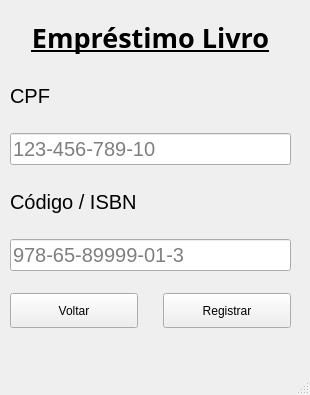
<?xml version="1.0" encoding="UTF-8"?>
<ui version="4.0">
 <class>MainWindow</class>
 <widget class="QMainWindow" name="MainWindow">
  <property name="geometry">
   <rect>
    <x>0</x>
    <y>0</y>
    <width>310</width>
    <height>395</height>
   </rect>
  </property>
  <property name="windowTitle">
   <string>MainWindow</string>
  </property>
  <widget class="QWidget" name="centralwidget">
   <widget class="QWidget" name="layoutWidget">
    <property name="geometry">
     <rect>
      <x>10</x>
      <y>10</y>
      <width>281</width>
      <height>261</height>
     </rect>
    </property>
    <layout class="QVBoxLayout" name="verticalLayout_3">
     <property name="spacing">
      <number>15</number>
     </property>
     <property name="topMargin">
      <number>5</number>
     </property>
     <item>
      <widget class="QLabel" name="label_4">
       <property name="font">
        <font>
         <family>Mongolian Baiti</family>
         <pointsize>20</pointsize>
         <weight>75</weight>
         <bold>true</bold>
         <underline>true</underline>
        </font>
       </property>
       <property name="text">
        <string>Empréstimo Livro</string>
       </property>
       <property name="alignment">
        <set>Qt::AlignCenter</set>
       </property>
      </widget>
     </item>
     <item>
      <widget class="QLabel" name="label">
       <property name="font">
        <font>
         <pointsize>15</pointsize>
        </font>
       </property>
       <property name="text">
        <string>CPF</string>
       </property>
      </widget>
     </item>
     <item>
      <widget class="QLineEdit" name="Cpf">
       <property name="font">
        <font>
         <pointsize>15</pointsize>
        </font>
       </property>
       <property name="text">
        <string/>
       </property>
       <property name="placeholderText">
        <string>123-456-789-10</string>
       </property>
      </widget>
     </item>
     <item>
      <widget class="QLabel" name="label_3">
       <property name="font">
        <font>
         <pointsize>15</pointsize>
        </font>
       </property>
       <property name="text">
        <string>Código / ISBN</string>
       </property>
      </widget>
     </item>
     <item>
      <widget class="QLineEdit" name="Codigo">
       <property name="font">
        <font>
         <pointsize>15</pointsize>
        </font>
       </property>
       <property name="text">
        <string/>
       </property>
       <property name="placeholderText">
        <string>978-65-89999-01-3</string>
       </property>
      </widget>
     </item>
    </layout>
   </widget>
   <widget class="QWidget" name="horizontalLayoutWidget">
    <property name="geometry">
     <rect>
      <x>10</x>
      <y>280</y>
      <width>281</width>
      <height>61</height>
     </rect>
    </property>
    <layout class="QHBoxLayout" name="horizontalLayout">
     <property name="spacing">
      <number>25</number>
     </property>
     <item>
      <widget class="QPushButton" name="Cancelar">
       <property name="maximumSize">
        <size>
         <width>150</width>
         <height>35</height>
        </size>
       </property>
       <property name="text">
        <string>Voltar</string>
       </property>
      </widget>
     </item>
     <item>
      <widget class="QPushButton" name="Registrar">
       <property name="maximumSize">
        <size>
         <width>150</width>
         <height>35</height>
        </size>
       </property>
       <property name="text">
        <string>Registrar</string>
       </property>
      </widget>
     </item>
    </layout>
   </widget>
  </widget>
  <widget class="QMenuBar" name="menubar">
   <property name="geometry">
    <rect>
     <x>0</x>
     <y>0</y>
     <width>310</width>
     <height>21</height>
    </rect>
   </property>
  </widget>
  <widget class="QStatusBar" name="statusbar"/>
 </widget>
 <resources/>
 <connections/>
</ui>
